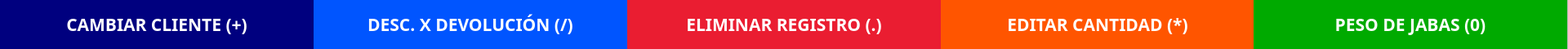
    <widget class="QFrame" name="frmOpciones">
     <property name="geometry">
      <rect>
       <x>0</x>
       <y>980</y>
       <width>1920</width>
       <height>60</height>
      </rect>
     </property>
     <property name="frameShape">
      <enum>QFrame::StyledPanel</enum>
     </property>
     <property name="frameShadow">
      <enum>QFrame::Raised</enum>
     </property>
     <widget class="QLabel" name="btnCambiarCliente">
      <property name="geometry">
       <rect>
        <x>0</x>
        <y>0</y>
        <width>384</width>
        <height>60</height>
       </rect>
      </property>
      <property name="font">
       <font>
        <family>Poppins</family>
        <pointsize>16</pointsize>
        <weight>75</weight>
        <bold>true</bold>
       </font>
      </property>
      <property name="styleSheet">
       <string notr="true">background-color: rgb(0, 0, 127);
color: rgb(255, 255, 255);</string>
      </property>
      <property name="text">
       <string>CAMBIAR CLIENTE (+)</string>
      </property>
      <property name="alignment">
       <set>Qt::AlignCenter</set>
      </property>
     </widget>
     <widget class="QLabel" name="btnDescuentoXDevolucion">
      <property name="geometry">
       <rect>
        <x>384</x>
        <y>0</y>
        <width>384</width>
        <height>60</height>
       </rect>
      </property>
      <property name="font">
       <font>
        <family>Poppins</family>
        <pointsize>16</pointsize>
        <weight>75</weight>
        <bold>true</bold>
       </font>
      </property>
      <property name="styleSheet">
       <string notr="true">background-color: rgb(0, 85, 255);
color: rgb(255, 255, 255);</string>
      </property>
      <property name="text">
       <string>DESC. X DEVOLUCIÓN (/)</string>
      </property>
      <property name="alignment">
       <set>Qt::AlignCenter</set>
      </property>
     </widget>
     <widget class="QLabel" name="btnEliminarUltimaPesada">
      <property name="geometry">
       <rect>
        <x>768</x>
        <y>0</y>
        <width>384</width>
        <height>60</height>
       </rect>
      </property>
      <property name="font">
       <font>
        <family>Poppins</family>
        <pointsize>16</pointsize>
        <weight>75</weight>
        <bold>true</bold>
       </font>
      </property>
      <property name="styleSheet">
       <string notr="true">background-color: rgb(234, 29, 49);
color: rgb(255, 255, 255);</string>
      </property>
      <property name="text">
       <string>ELIMINAR REGISTRO (.)</string>
      </property>
      <property name="alignment">
       <set>Qt::AlignCenter</set>
      </property>
     </widget>
     <widget class="QLabel" name="btnEditarUltimaCantidad">
      <property name="geometry">
       <rect>
        <x>1152</x>
        <y>0</y>
        <width>384</width>
        <height>60</height>
       </rect>
      </property>
      <property name="font">
       <font>
        <family>Poppins</family>
        <pointsize>16</pointsize>
        <weight>75</weight>
        <bold>true</bold>
       </font>
      </property>
      <property name="styleSheet">
       <string notr="true">background-color: rgb(255, 85, 0);
color: rgb(255, 255, 255);</string>
      </property>
      <property name="text">
       <string>EDITAR CANTIDAD (*)</string>
      </property>
      <property name="alignment">
       <set>Qt::AlignCenter</set>
      </property>
     </widget>
     <widget class="QLabel" name="btnIngresarPesoJabas">
      <property name="geometry">
       <rect>
        <x>1535</x>
        <y>0</y>
        <width>384</width>
        <height>60</height>
       </rect>
      </property>
      <property name="font">
       <font>
        <family>Poppins</family>
        <pointsize>16</pointsize>
        <weight>75</weight>
        <bold>true</bold>
       </font>
      </property>
      <property name="styleSheet">
       <string notr="true">background-color: rgb(0, 170, 0);
color: rgb(255, 255, 255);</string>
      </property>
      <property name="text">
       <string>PESO DE JABAS (0)</string>
      </property>
      <property name="alignment">
       <set>Qt::AlignCenter</set>
      </property>
     </widget>
    </widget>
